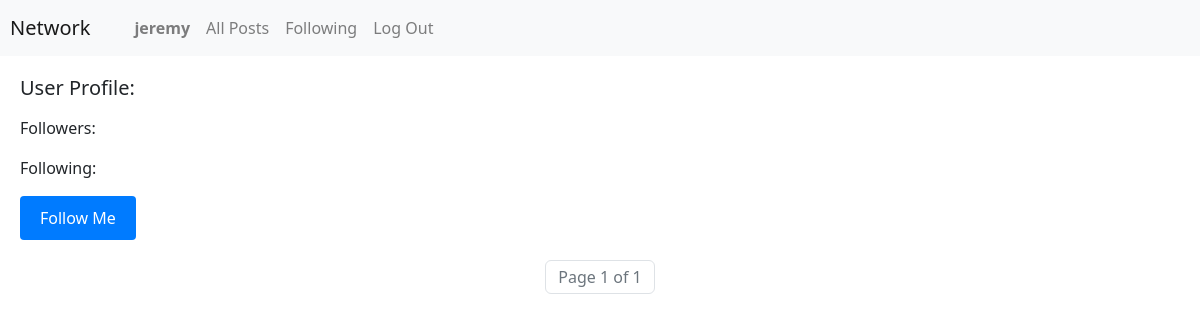
Page /3/user (signed in) on the earlier database version.
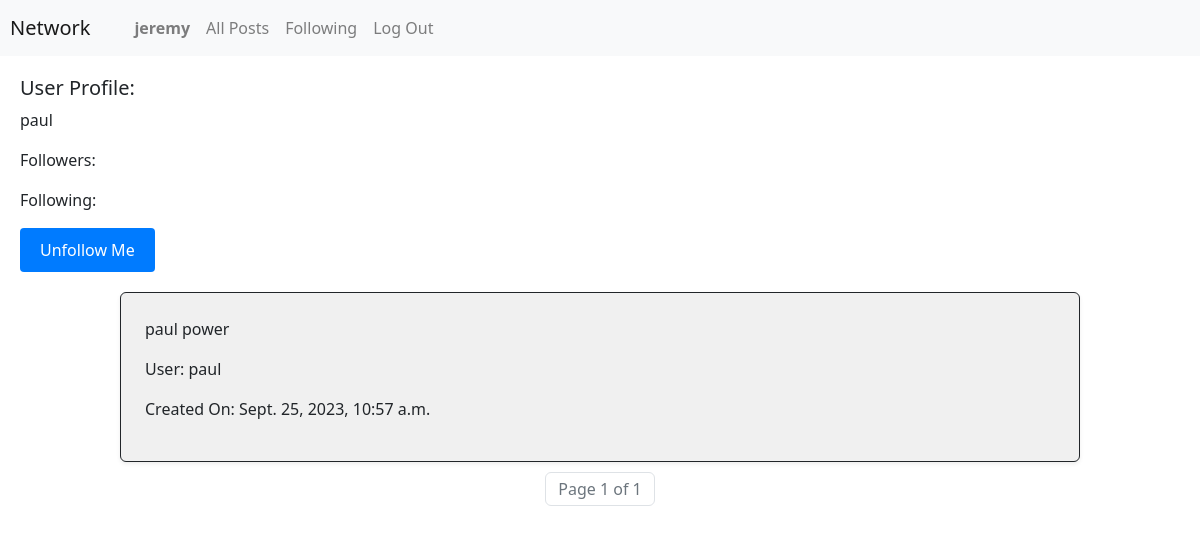
Same page on the later database version.
### network/models.py (models this page shows, shortened)
class User(AbstractUser):
    pass

class Post(models.Model):
    user = models.ForeignKey(User, on_delete=models.CASCADE)
    text = models.TextField(verbose_name="Post Text")
    timeStamp = models.DateTimeField(auto_now_add=True)
    likeCount = models.IntegerField(blank=True, null=True)

### network/views.py (the view)
# urls.py: path("<int:user_id>/user", views.user, name="user"),
def user(request, user_id):
    user_info = User.objects.filter(id = user_id).first()
    userPost = Post.objects.filter(user = user_info).order_by('-timeStamp')
    already_follow = Follower.objects.filter(user=request.user, userfollow=user_id).exists()
    paginator = Paginator(userPost, 10)
    page_number = request.GET.get('page')
    page_obj = paginator.get_page(page_number)
    has_previous_page = page_obj.has_previous
    logInId = request.user.id
    print(logInId)
    if user_id == request.user.id:
        return render(request, "network/profile.html",{
            "page_obj": page_obj,
            "user_info": user_info,
            "has_previous_page": has_previous_page,
            "already_follow": already_follow
        })
    else:
        return render(request, "network/user.html",{
            "page_obj": page_obj,
            "user_info": user_info,
            "has_previous_page": has_previous_page,
            "already_follow": already_follow
        })

### network/templates/network/user.html (shortened to what this page needs)
{% extends "network/layout.html" %}
{% load static %}
{% block body %}
<div name="userProfileHead" style="margin: 20px;">
    <h5>User Profile:</h5>
    <p>{{ user_info.username }}</p>
    <p>Followers: </p>
    <p>Following: </p>
        <form id="followForm">
        <button type="submit" name="follow" id="followButton" data-user-id="{{ user_info.id }}">
            {% if already_follow %}
                Unfollow Me
            {% else %}
                Follow Me
            {% endif %}
        </button>
    </form>
</div>
<div name="userPost">
    {% for post in page_obj %}
    <div id="postPage" class="border border-dark p-4 rounded shadow-sm" style="width: 80%; margin: 10px auto; background-color: #f0f0f0; padding: 10px;">
        <p>{{ post.text }}</p>
        <p>User: {{ post.user.username }}</p>
        <p>Created On: {{ post.timeStamp }}</p>
    </div>
    {% endfor %}
    <nav aria-label="Page navigation">
        <ul class="pagination justify-content-center">
            <li class="page-item disabled">
                <span class="page-link">Page {{ page_obj.number }} of {{ page_obj.paginator.num_pages }}</span>
            </li>
        </ul>
    </nav>
</div>
{% endblock %}

### network/templates/network/layout.html (shortened to what this page needs)
{% load static %}
<!DOCTYPE html>
<html lang="en">
    <head>
        <link rel="stylesheet" href="https://stackpath.bootstrapcdn.com/bootstrap/4.4.1/css/bootstrap.min.css">
        <link rel="stylesheet" href="https://cdn.jsdelivr.net/npm/bootstrap@5.3.0/dist/css/bootstrap.min.css">
        <link href="{% static 'network/styles.css' %}" rel="stylesheet">
    </head>
    <body>
        <nav class="navbar navbar-expand-lg navbar-light bg-light">
            <a class="navbar-brand" href="#" style="margin-left: 10px;">Network</a>
            <div style="margin-left: 20px;">
              <ul class="navbar-nav mr-auto">
                {% if user.is_authenticated %}
                    <li class="nav-item">
                        <a class="nav-link" href="{% url 'user' user.id %}"><strong>{{ user.username }}</strong></a>
                    </li>
                {% endif %}
                <li class="nav-item">
                  <a class="nav-link" href="{% url 'index' %}">All Posts</a>
                </li>
                {% if user.is_authenticated %}
                    <li class="nav-item">
                        <a class="nav-link" href="{% url 'follow_page' %}">Following</a>
                    </li>
                    <li class="nav-item">
                        <a class="nav-link" href="{% url 'logout' %}">Log Out</a>
                    </li>
                {% endif %}
              </ul>
            </div>
          </nav>
        <div class="body">
            {% block body %}
            {% endblock %}
        </div>
    </body>
</html>

### network/static/network/styles.css (style rules this page uses)
button { padding: 10px 20px; background-color: #007bff; color: #fff; border: none; border-radius: 4px; cursor: pointer; }

Differences in the rows shown:
added User: username "paul"
added Post: text "paul power", user.username "paul", timeStamp "Sept. 25, 2023, 10:57 a.m."
Other differences:
text no longer shown: "Follow Me"
text now shown: "Unfollow Me"
